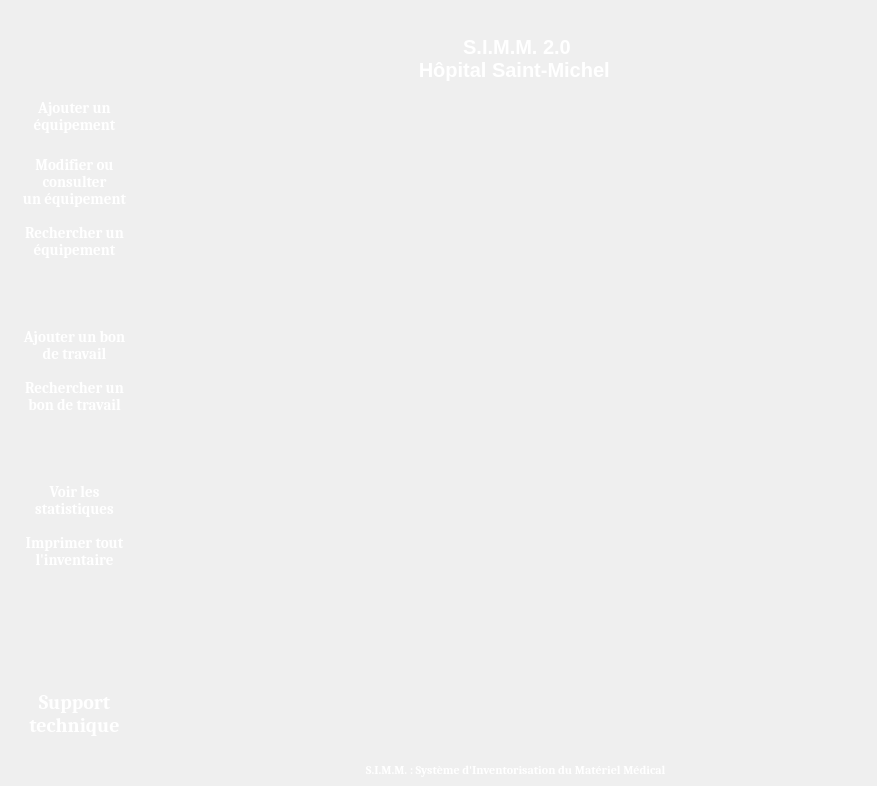
<?xml version="1.0" encoding="UTF-8"?>
<ui version="4.0">
 <class>MainWindow</class>
 <widget class="QMainWindow" name="MainWindow">
  <property name="geometry">
   <rect>
    <x>0</x>
    <y>0</y>
    <width>877</width>
    <height>786</height>
   </rect>
  </property>
  <property name="font">
   <font>
    <family>Cambria</family>
   </font>
  </property>
  <property name="windowTitle">
   <string>MainWindow</string>
  </property>
  <property name="styleSheet">
   <string notr="true">  background-color: qlineargradient(x1: 0, y1: 0, x2: 0, y2: 1,
                                      stop: 0 #85cafc, stop: 1  #36357F);</string>
  </property>
  <widget class="QWidget" name="centralwidget">
   <layout class="QGridLayout" name="gridLayout_2">
    <item row="14" column="0">
     <widget class="QPushButton" name="BoutonImprimerInventaire">
      <property name="font">
       <font>
        <pointsize>11</pointsize>
        <weight>75</weight>
        <bold>true</bold>
       </font>
      </property>
      <property name="cursor">
       <cursorShape>PointingHandCursor</cursorShape>
      </property>
      <property name="styleSheet">
       <string notr="true">QPushButton{ padding : 5px; border-radius: 8px; background-color: transparent ;color : white;}


QPushButton:hover {
background-color: qlineargradient(x1: 0, y1: 1, x2: 0, y2: 0, stop: 0 #cccccc , stop: 1#f2f2f2);
}
QPushButton:pressed{ background-color: #cccccc; }</string>
      </property>
      <property name="text">
       <string>Imprimer tout
l'inventaire</string>
      </property>
      <property name="icon">
       <iconset>
        <normaloff>Images/printer- (3).png</normaloff>Images/printer- (3).png</iconset>
      </property>
      <property name="iconSize">
       <size>
        <width>40</width>
        <height>40</height>
       </size>
      </property>
     </widget>
    </item>
    <item row="1" column="2" rowspan="19">
     <widget class="QLabel" name="LabelSIMM20HopitalSaintMichel">
      <property name="font">
       <font>
        <family>MS Shell Dlg 2</family>
        <pointsize>15</pointsize>
        <weight>75</weight>
        <bold>true</bold>
       </font>
      </property>
      <property name="cursor">
       <cursorShape>PointingHandCursor</cursorShape>
      </property>
      <property name="styleSheet">
       <string notr="true">
color: white;

 background-color: transparent ;</string>
      </property>
      <property name="frameShadow">
       <enum>QFrame::Plain</enum>
      </property>
      <property name="text">
       <string>S.I.M.M. 2.0
Hôpital Saint-Michel </string>
      </property>
      <property name="alignment">
       <set>Qt::AlignHCenter|Qt::AlignTop</set>
      </property>
     </widget>
    </item>
    <item row="21" column="2">
     <widget class="QLabel" name="LabelDefinitionSIMM">
      <property name="font">
       <font>
        <weight>75</weight>
        <bold>true</bold>
       </font>
      </property>
      <property name="styleSheet">
       <string notr="true">
color: white;

 background-color: transparent ;</string>
      </property>
      <property name="text">
       <string>S.I.M.M. : Système d'Inventorisation du Matériel Médical </string>
      </property>
      <property name="alignment">
       <set>Qt::AlignCenter</set>
      </property>
     </widget>
    </item>
    <item row="11" column="0">
     <spacer name="verticalSpacer_8">
      <property name="orientation">
       <enum>Qt::Vertical</enum>
      </property>
      <property name="sizeHint" stdset="0">
       <size>
        <width>20</width>
        <height>40</height>
       </size>
      </property>
     </spacer>
    </item>
    <item row="8" column="0">
     <spacer name="verticalSpacer_5">
      <property name="orientation">
       <enum>Qt::Vertical</enum>
      </property>
      <property name="sizeHint" stdset="0">
       <size>
        <width>20</width>
        <height>40</height>
       </size>
      </property>
     </spacer>
    </item>
    <item row="17" column="0">
     <spacer name="verticalSpacer_12">
      <property name="orientation">
       <enum>Qt::Vertical</enum>
      </property>
      <property name="sizeHint" stdset="0">
       <size>
        <width>20</width>
        <height>40</height>
       </size>
      </property>
     </spacer>
    </item>
    <item row="16" column="0">
     <spacer name="verticalSpacer_6">
      <property name="orientation">
       <enum>Qt::Vertical</enum>
      </property>
      <property name="sizeHint" stdset="0">
       <size>
        <width>20</width>
        <height>40</height>
       </size>
      </property>
     </spacer>
    </item>
    <item row="10" column="0">
     <widget class="QPushButton" name="BoutonRechercherBonTravail">
      <property name="font">
       <font>
        <pointsize>11</pointsize>
        <weight>75</weight>
        <bold>true</bold>
       </font>
      </property>
      <property name="cursor">
       <cursorShape>PointingHandCursor</cursorShape>
      </property>
      <property name="styleSheet">
       <string notr="true">QPushButton{ padding : 5px; border-radius: 8px; background-color: transparent ;color : white;}

QPushButton:hover {
background-color: qlineargradient(x1: 0, y1: 1, x2: 0, y2: 0, stop: 0 #cccccc , stop: 1#f2f2f2);
}

QPushButton:pressed{ background-color: #cccccc; }</string>
      </property>
      <property name="text">
       <string>Rechercher un
bon de travail</string>
      </property>
      <property name="icon">
       <iconset>
        <normaloff>Images/magnifier (1).png</normaloff>Images/magnifier (1).png</iconset>
      </property>
      <property name="iconSize">
       <size>
        <width>40</width>
        <height>40</height>
       </size>
      </property>
     </widget>
    </item>
    <item row="12" column="0">
     <spacer name="verticalSpacer_3">
      <property name="orientation">
       <enum>Qt::Vertical</enum>
      </property>
      <property name="sizeHint" stdset="0">
       <size>
        <width>20</width>
        <height>40</height>
       </size>
      </property>
     </spacer>
    </item>
    <item row="7" column="0">
     <spacer name="verticalSpacer_7">
      <property name="orientation">
       <enum>Qt::Vertical</enum>
      </property>
      <property name="sizeHint" stdset="0">
       <size>
        <width>20</width>
        <height>40</height>
       </size>
      </property>
     </spacer>
    </item>
    <item row="20" column="2">
     <spacer name="horizontalSpacer">
      <property name="orientation">
       <enum>Qt::Horizontal</enum>
      </property>
      <property name="sizeHint" stdset="0">
       <size>
        <width>40</width>
        <height>20</height>
       </size>
      </property>
     </spacer>
    </item>
    <item row="0" column="0">
     <spacer name="verticalSpacer_4">
      <property name="orientation">
       <enum>Qt::Vertical</enum>
      </property>
      <property name="sizeHint" stdset="0">
       <size>
        <width>20</width>
        <height>40</height>
       </size>
      </property>
     </spacer>
    </item>
    <item row="5" column="0">
     <widget class="QPushButton" name="BoutonModifierConsulterEquipement">
      <property name="font">
       <font>
        <pointsize>11</pointsize>
        <weight>75</weight>
        <bold>true</bold>
       </font>
      </property>
      <property name="cursor">
       <cursorShape>PointingHandCursor</cursorShape>
      </property>
      <property name="styleSheet">
       <string notr="true">QPushButton{ padding : 5px; border-radius: 8px; background-color: transparent ;color : white;}

QPushButton:hover {
background-color: qlineargradient(x1: 0, y1: 1, x2: 0, y2: 0, stop: 0 #cccccc , stop: 1#f2f2f2);
}
QPushButton:pressed{ background-color: #cccccc; }</string>
      </property>
      <property name="text">
       <string>Modifier ou
consulter
un équipement</string>
      </property>
      <property name="icon">
       <iconset>
        <normaloff>Images/pencil-edit-button.png</normaloff>Images/pencil-edit-button.png</iconset>
      </property>
      <property name="iconSize">
       <size>
        <width>40</width>
        <height>40</height>
       </size>
      </property>
     </widget>
    </item>
    <item row="3" column="0">
     <widget class="QPushButton" name="BoutonAjouterEquipement">
      <property name="font">
       <font>
        <pointsize>11</pointsize>
        <weight>75</weight>
        <bold>true</bold>
        <stylestrategy>PreferDefault</stylestrategy>
       </font>
      </property>
      <property name="cursor">
       <cursorShape>PointingHandCursor</cursorShape>
      </property>
      <property name="styleSheet">
       <string notr="true">QPushButton{ padding : 5px; border-radius: 8px; background-color: transparent ;color : white;}


QPushButton:hover {
background-color: qlineargradient(x1: 0, y1: 1, x2: 0, y2: 0, stop: 0 #cccccc , stop: 1#f2f2f2);
}
QPushButton:pressed{ background-color: #cccccc; }</string>
      </property>
      <property name="text">
       <string>Ajouter un
équipement</string>
      </property>
      <property name="icon">
       <iconset>
        <normaloff>Images/plus (2).png</normaloff>Images/plus (2).png</iconset>
      </property>
      <property name="iconSize">
       <size>
        <width>40</width>
        <height>40</height>
       </size>
      </property>
      <property name="flat">
       <bool>false</bool>
      </property>
     </widget>
    </item>
    <item row="1" column="1" rowspan="18">
     <spacer name="verticalSpacer">
      <property name="orientation">
       <enum>Qt::Vertical</enum>
      </property>
      <property name="sizeHint" stdset="0">
       <size>
        <width>20</width>
        <height>697</height>
       </size>
      </property>
     </spacer>
    </item>
    <item row="20" column="0">
     <widget class="QPushButton" name="BoutonSuportTecnique">
      <property name="font">
       <font>
        <pointsize>15</pointsize>
        <weight>75</weight>
        <bold>true</bold>
       </font>
      </property>
      <property name="cursor">
       <cursorShape>PointingHandCursor</cursorShape>
      </property>
      <property name="styleSheet">
       <string notr="true">QPushButton{ padding : 20px; border-radius: 8px; background-color: transparent ;color : white;}

QPushButton:hover {
background-color: qlineargradient(x1: 0, y1: 1, x2: 0, y2: 0, stop: 0 #cccccc , stop: 1#f2f2f2);
}


QPushButton:pressed{ background-color: #cccccc; }</string>
      </property>
      <property name="text">
       <string>Support
technique</string>
      </property>
      <property name="icon">
       <iconset>
        <normaloff>Images/PC2.png</normaloff>Images/PC2.png</iconset>
      </property>
      <property name="iconSize">
       <size>
        <width>40</width>
        <height>40</height>
       </size>
      </property>
      <property name="autoDefault">
       <bool>false</bool>
      </property>
      <property name="default">
       <bool>false</bool>
      </property>
      <property name="flat">
       <bool>false</bool>
      </property>
     </widget>
    </item>
    <item row="2" column="0">
     <spacer name="verticalSpacer_11">
      <property name="orientation">
       <enum>Qt::Vertical</enum>
      </property>
      <property name="sizeHint" stdset="0">
       <size>
        <width>20</width>
        <height>40</height>
       </size>
      </property>
     </spacer>
    </item>
    <item row="13" column="0">
     <widget class="QPushButton" name="BoutonStatistiques">
      <property name="font">
       <font>
        <pointsize>11</pointsize>
        <weight>75</weight>
        <bold>true</bold>
       </font>
      </property>
      <property name="cursor">
       <cursorShape>PointingHandCursor</cursorShape>
      </property>
      <property name="styleSheet">
       <string notr="true">QPushButton{ padding : 5px; border-radius: 8px; background-color: transparent ;color : white;}

QPushButton:hover {
background-color: qlineargradient(x1: 0, y1: 1, x2: 0, y2: 0, stop: 0 #cccccc , stop: 1#f2f2f2);
}

QPushButton:pressed{ background-color: #cccccc; }</string>
      </property>
      <property name="text">
       <string>Voir les
statistiques</string>
      </property>
      <property name="icon">
       <iconset>
        <normaloff>Images/pie-chart (1).png</normaloff>Images/pie-chart (1).png</iconset>
      </property>
      <property name="iconSize">
       <size>
        <width>40</width>
        <height>40</height>
       </size>
      </property>
     </widget>
    </item>
    <item row="15" column="0">
     <spacer name="verticalSpacer_2">
      <property name="orientation">
       <enum>Qt::Vertical</enum>
      </property>
      <property name="sizeHint" stdset="0">
       <size>
        <width>20</width>
        <height>40</height>
       </size>
      </property>
     </spacer>
    </item>
    <item row="1" column="0">
     <spacer name="verticalSpacer_9">
      <property name="orientation">
       <enum>Qt::Vertical</enum>
      </property>
      <property name="sizeHint" stdset="0">
       <size>
        <width>20</width>
        <height>40</height>
       </size>
      </property>
     </spacer>
    </item>
    <item row="6" column="0">
     <widget class="QPushButton" name="BoutonRechercherEquipement">
      <property name="font">
       <font>
        <pointsize>11</pointsize>
        <weight>75</weight>
        <bold>true</bold>
       </font>
      </property>
      <property name="cursor">
       <cursorShape>PointingHandCursor</cursorShape>
      </property>
      <property name="styleSheet">
       <string notr="true">QPushButton{ padding : 5px; border-radius: 8px; background-color: transparent ;color : white;}


QPushButton:hover {
background-color: qlineargradient(x1: 0, y1: 1, x2: 0, y2: 0, stop: 0 #cccccc , stop: 1#f2f2f2);
}

QPushButton:pressed{ background-color: #cccccc; }</string>
      </property>
      <property name="text">
       <string>Rechercher un
équipement</string>
      </property>
      <property name="icon">
       <iconset>
        <normaloff>Images/magnifier.png</normaloff>Images/magnifier.png</iconset>
      </property>
      <property name="iconSize">
       <size>
        <width>40</width>
        <height>40</height>
       </size>
      </property>
     </widget>
    </item>
    <item row="9" column="0">
     <widget class="QPushButton" name="BoutonAjouterBonTravail">
      <property name="font">
       <font>
        <pointsize>11</pointsize>
        <weight>75</weight>
        <bold>true</bold>
       </font>
      </property>
      <property name="cursor">
       <cursorShape>PointingHandCursor</cursorShape>
      </property>
      <property name="styleSheet">
       <string notr="true">QPushButton{ padding : 5px; border-radius: 8px; background-color: transparent ;color : white;}

QPushButton:hover {
background-color: qlineargradient(x1: 0, y1: 1, x2: 0, y2: 0, stop: 0 #cccccc , stop: 1#f2f2f2);
}
QPushButton:pressed{ background-color: #cccccc; }</string>
      </property>
      <property name="text">
       <string>Ajouter un bon
de travail</string>
      </property>
      <property name="icon">
       <iconset>
        <normaloff>Images/plus.png</normaloff>Images/plus.png</iconset>
      </property>
      <property name="iconSize">
       <size>
        <width>40</width>
        <height>40</height>
       </size>
      </property>
     </widget>
    </item>
   </layout>
  </widget>
 </widget>
 <resources/>
 <connections/>
</ui>
